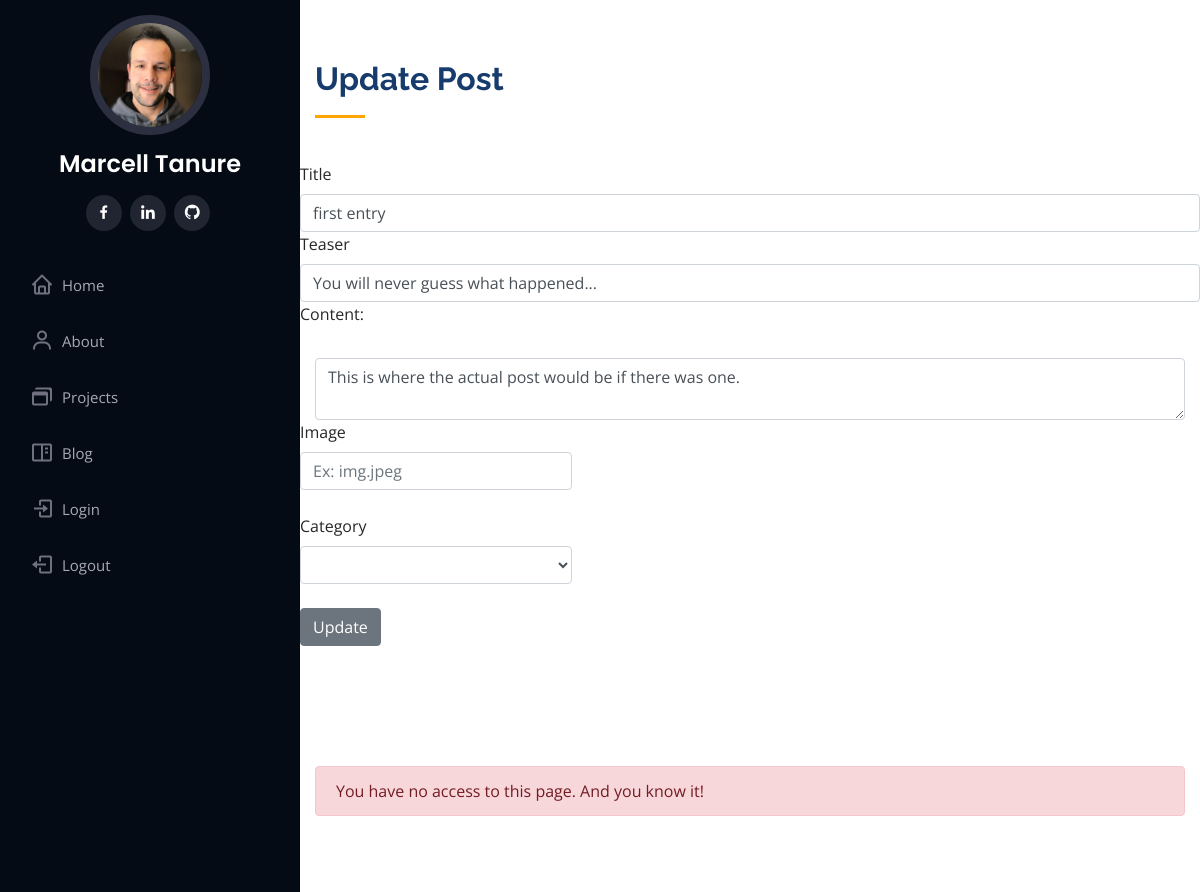
Page /updatePost.php?edit=1 on the committed database.
### tables this page shows
CREATE TABLE `posts` (
  `postId` int(10) NOT NULL,
  `postTitle` varchar(100) NOT NULL,
  `teaser` varchar(60) NOT NULL,
  `content` text NOT NULL,
  `postImage` varchar(100) DEFAULT NULL,
  `post_date` timestamp NOT NULL DEFAULT CURRENT_TIMESTAMP ON UPDATE CURRENT_TIMESTAMP,
  `authorId` int(10) NOT NULL,
  `categoryId` int(10) NOT NULL
);

### updatePost.php (the view, shortened to what this page needs)
<?php
    include 'includes/header.php';
?>
<body>
    <?php
        $project = $_GET['project'];
        if(isset($_GET['edit']) && $project == 'true') {
            $server = 'localhost';
            $username = 'dev';
            $password = 'Dev1234$';
            $dbName = 'MarcellTanure_Portfolio';
            $dbLink = new mysqli($server, $username, $password, $dbName);
            $projectId = $_GET['edit'];
            $update = true;
            $result = $dbLink->query("SELECT * FROM project WHERE projectId=$projectId") or die($dbLink->error);
                $row = $result->fetch_assoc();
                $projectTitle = $row['projectTitle'];
                $projectDesc = $row['projectDesc'];
                $projectImage = $row['projectImage'];
                $projectImage2 = $row['projectImage2'];
                $projectImage3 = $row['projectImage3'];
                $categoryId = $row['categoryId'];?>
                    <main id="main">
                        <section id="facts" class="facts">
                        <div class="container">
                            <div class="section-title">
                                <h2>Update Project</h2><br />
                                <form form class="row g-3" action="includes/db/dbFunctions.php" method="POST">
                                    <input type="hidden" name="projectId" value="<?php echo $projectId; ?>">
                                    <label for="projectTitle">Title</label>
                                    <input type="text" id="projectTitle" value="<?php echo $projectTitle; ?>" name="projectTitle" class="form-control"
                                    type="text" placeholder="Ex: Adding form placeholders using Bootstrap" aria-label="default input example">
                                    <label for="content">Content:</label>
                                        <div class="container">
                                            <div class="row">
                                                <div class="col">
                                                    <label for="exampleFormControlTextarea1" class="form-label"></label>
                                                    <textarea class="form-control" name="content" id="content"?>"><?php echo $projectDesc; ?></textarea>
                                                    </div>
                                                </div>
                                            </div>
                                        <div>
                                    <label for="projectImage">Cover Image</label>
                                    <input type="text" id="projectImage" value="<?php echo $projectImage; ?>" name="projectImage"class="form-control"
                                    type="text" placeholder="Ex: img.jpeg" aria-label="default input example">
                                    <label for="projectImage2">Project Image 1</label>
                                    <input type="text" id="projectImage2" value="<?php echo $projectImage2; ?>" name="projectImage2"class="form-control"
                                    type="text" placeholder="Ex: img.jpeg" aria-label="default input example">
                                    <label for="projectImage3">Project Image 2</label>
                                    <input type="text" id="projectImage3" value="<?php echo $projectImage3; ?>" name="projectImage3"class="form-control"
                                    type="text" placeholder="Ex: img.jpeg" aria-label="default input example">
                                    <?php
                                    $server = 'localhost';
                                    $username = 'dev';
                                    $password = 'Dev1234$';
                                    $dbName = 'MarcellTanure_Portfolio';
                                    $dbLink = new mysqli($server, $username, $password, $dbName);
                                    $dropdownsql = "SELECT categoryId, categoryName, type FROM category WHERE type = 2 ORDER BY categoryName";
                                    $dropdownResult = $dbLink ->query($dropdownsql);
                                    ?>
                                    <div style= "color:white;"> BLANK </div>
                                    <label for="postImage">Category</label>
                                    <select class="form-control" id="category" name="category">
                                        <option value="<?php echo $categoryId; ?>"><?php
                                        $result = $dbLink->query("SELECT category.categoryId, categoryName, projectId
                                                                    FROM category
                                                                    INNER JOIN project ON category.categoryId = project.categoryId
                                                                    WHERE projectId = $projectId;") or die($dbLink->error);
                                        $row = $result->fetch_assoc();
                                        echo $row['categoryName']; ?></option>
                                        <?php
                                            $id = 0;
                                            if(!empty($_POST['category'])){
                                                $id = $_POST['category'];
                                            }
                                            while($row = $dropdownResult->fetch_assoc()){
                                            if($row['categoryId'] == $id){
                                                $selected = "selected='selected'";
                                            }else{
                                                $selected = "";
                                            }
                                        ?>
                                            <option value="<?php echo $row['categoryId'];?>" <?php echo $selected; ?>><?php echo $row['categoryName']; ?></option>
                                        <?php
                                            }
                                        ?>
                                    </select>
                                    <div style= "color:white;"> BLANK <div>
                                    <button type="submit" name="updateProject" class="btn btn-secondary">Update</button>
                                </form>
                            </div>
                        </div>
                        </section>
                    </main>
        <?php
        } else {
            $server = 'localhost';
            $username = 'dev';
            $password = 'Dev1234$';
            $dbName = 'MarcellTanure_Portfolio';
            $dbLink = new mysqli($server, $username, $password, $dbName);
            $postId = $_GET['edit'];
            $result = $dbLink->query("SELECT * FROM posts WHERE postId=$postId") or die($dbLink->error);
                $row = $result->fetch_assoc();
                $postTitle = $row['postTitle'];
                $teaser = $row['teaser'];
                $content = $row['content'];
                $postImage = $row['postImage'];
                $categoryId = $row['categoryId'];?>
                    <main id="main">
                        <section id="facts" class="facts">
                        <div class="container">
                            <div class="section-title">
                                <h2>Update Post</h2><br />
                                <form form class="row g-3" action="includes/db/dbFunctions.php" method="POST">
                                    <label for="postTitle">Title</label>
                                    <input type="text" id="postTitle" value="<?php echo $postTitle; ?>" name="postTitle" class="form-control"
                                    type="text" placeholder="Ex: Adding form placeholders using Bootstrap" aria-label="default input example">
                                    <label for="teaser">Teaser</label>
                                    <input type="text" id="teaser" value="<?php echo $teaser; ?>" name="teaser" class="form-control" type="text" placeholder="Insert a catchy sentence that will attract your viewers" aria-label="default input example">
                                    <label for="content">Content:</label>
                                        <div class="container">
                                            <div class="row">
                                                <div class="col">
                                                    <textarea class="form-control" name="content" id="content"><?php echo $content; ?></textarea>
                                                    </div>
                                                </div>
                                            </div>
                                        <div>
                                    <label for="postImage">Image</label>
                                    <input type="text" id="postImage" value="<?php echo $postImage; ?>" name="postImage"class="form-control"
                                    type="text" placeholder="Ex: img.jpeg" aria-label="default input example">
                                    <?php
                                    $server = 'localhost';
                                    $username = 'dev';
                                    $password = 'Dev1234$';
                                    $dbName = 'MarcellTanure_Portfolio';
                                    $dbLink = new mysqli($server, $username, $password, $dbName);
                                    $dropdownsql = "SELECT categoryId, categoryName, type FROM category WHERE type = 1 ORDER BY categoryName";
                                    $dropdownResult = $dbLink ->query($dropdownsql);
                                    ?>
                                    <div style= "color:white;"> BLANK </div>
                                    <label for="postImage">Category</label>
                                    <select class="form-control" id="category" name="category">
                                        <option value="<?php echo $categoryId; ?>"><?php
                                        $result = $dbLink->query("SELECT category.categoryId, categoryName, postId
                                                                    FROM category
                                                                    INNER JOIN posts ON category.categoryId = posts.categoryId
                                                                    WHERE postId = $postId;") or die($dbLink->error);
                                        $row = $result->fetch_assoc();
                                        echo $row['categoryName']; ?></option>
                                        <?php
                                            $id = 0;
                                            while($row = $dropdownResult->fetch_assoc()){
                                            if($row['categoryId'] == $id){
                                                $selected = "selected='selected'";
                                            }else{
                                                $selected = "";
                                            }
                                        ?>
                                            <option value="<?php echo $row['categoryId'];?>" <?php echo $selected; ?>><?php echo $row['categoryName']; ?></option>
                                        <?php
                                            }
                                        ?>
                                    </select>
                                    <div style= "color:white;"> BLANK <div>
                                    <button type="submit" name="update" class="btn btn-secondary">Update</button>
                                </form>
                            </div>
                        </div>
                        </section>
                    </main>
        <?php
        }
        ?>
                <?php
                        if(!isset($_SESSION['userName'])) {
                ?>
                    <main id="main">
                        <section id="facts" class="facts">
                            <div class="container">
                                <div class="section-title">
                                <div class="alert alert-danger" role="alert">
                                    You have no access to this page. And you know it!
                                </div>
                                </div>
                            </div>
                        </section>
                    </main>
                <?php
                        }
                ?>
</body>
<?php
    include 'includes/footer.php';
?>

### assets/css/style.css (style rules this page uses)
body { font-family: "Open Sans", sans-serif; color: #272829; }
h1, h2, h3, h4, h5, h6 { font-family: "Raleway", sans-serif; }
#main { margin-left: 300px; }
section { padding: 60px 0; overflow: hidden; }
.section-title { padding-bottom: 30px; }
.section-title h2 { font-size: 32px; font-weight: bold; margin-bottom: 20px; padding-bottom: 20px; position: relative; color: #173b6c; }
.section-title h2::after { content: ''; position: absolute; display: block; width: 50px; height: 3px; background: orange; bottom: 0; left: 0; }
.facts { padding-bottom: 30px; }

### rows in the picture
posts: postTitle "first entry", teaser "You will never guess what happened...", content "This is where the actual post would be if there was one."
